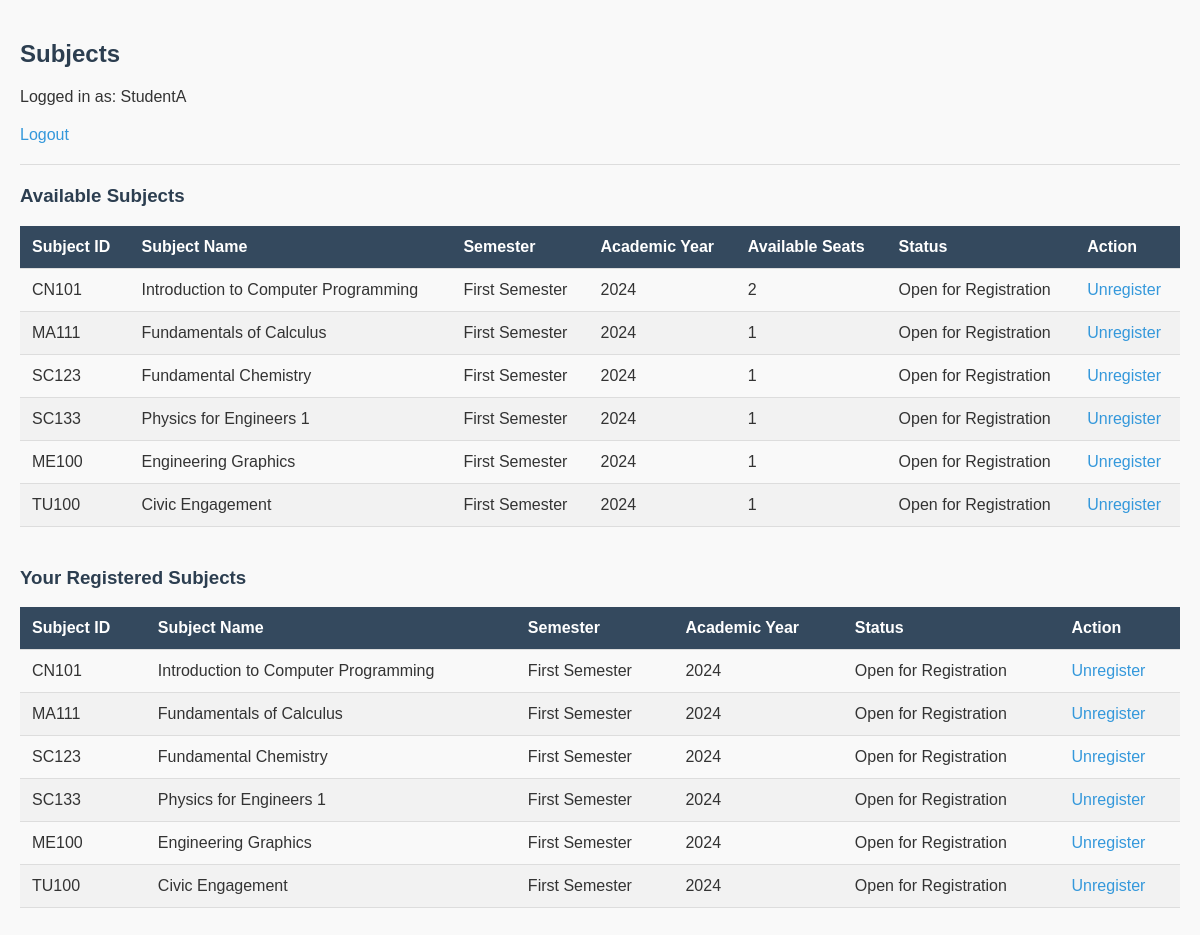
The page /user/subjects/ (signed in) on the database as committed earlier.
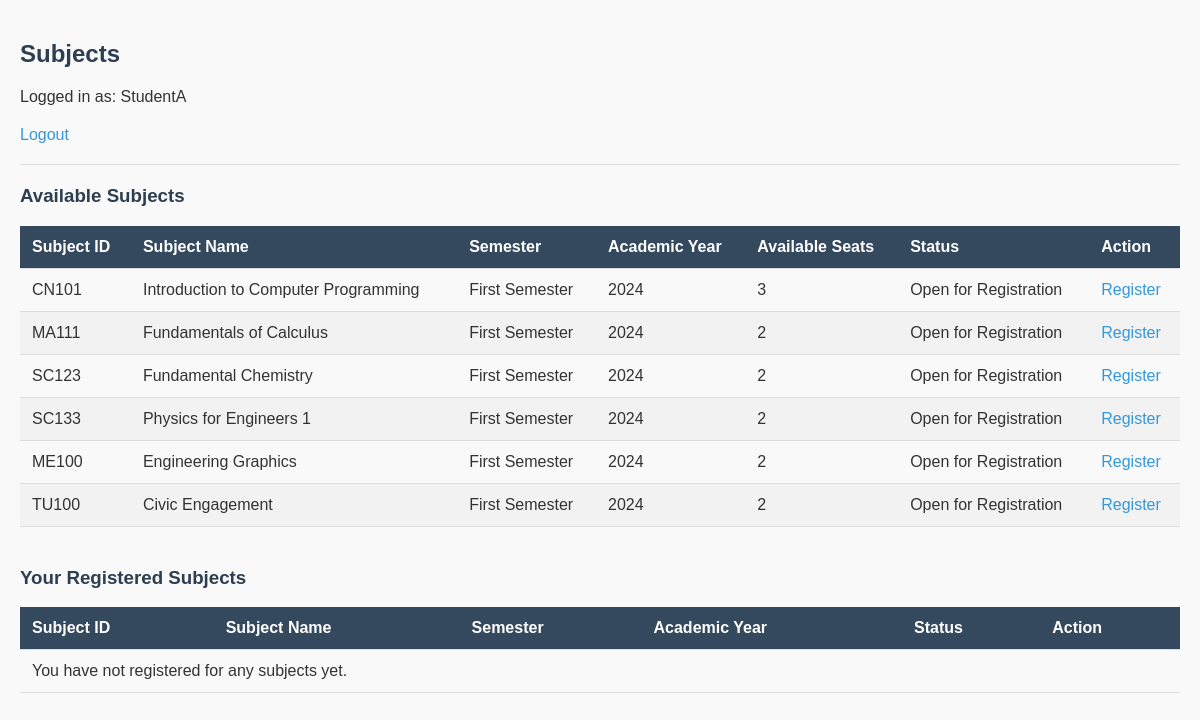
The same page on the database as committed later.
### subjectreg/models.py (models this page shows, shortened)
class Subject(models.Model):
    SEMESTER_CHOICES = [
        ('1', 'First Semester'),
        ('2', 'Second Semester'),
        ('3', 'Summer Semester'),
    ]
    subject_id = models.CharField(max_length=10, unique=True)
    name = models.CharField(max_length=100)
    semester = models.CharField(max_length=1, choices=SEMESTER_CHOICES)
    academic_year = models.CharField(max_length=9)
    max_students = models.PositiveIntegerField()
    open_for_registration = models.BooleanField(default=True)

### user/views.py (the view)
# urls.py: path('subjects/', views.subject_list, name='subject_list'),
@login_required
def subject_list(request):
    subjects = Subject.objects.all()  # Remove the filter to show all subjects
    user_subjects = UserSubject.objects.filter(user=request.user)
    registered_subjects = [us.subject for us in user_subjects]
    return render(request, 'subject_list.html', {
        'subjects': subjects,
        'registered_subjects': registered_subjects
    })

### user/templates/subject_list.html (shortened to what this page needs)
<!DOCTYPE html>
<html lang="en">
<head>
</head>
<body>
    <h2>Subjects</h2>
    <p>Logged in as: {{ request.user.username }}</p>
    <a href="{% url 'user_logout' %}">Logout</a>
    <hr>
    <h3>Available Subjects</h3>
    <table>
        <thead>
            <tr>
                <th>Subject ID</th>
                <th>Subject Name</th>
                <th>Semester</th>
                <th>Academic Year</th>
                <th>Available Seats</th>
                <th>Status</th>
                <th>Action</th>
            </tr>
        </thead>
        <tbody>
            {% for subject in subjects %}
            <tr>
                <td>{{ subject.subject_id }}</td>
                <td>{{ subject.name }}</td>
                <td>{{ subject.get_semester_display }}</td>
                <td>{{ subject.academic_year }}</td>
                <td>{{ subject.max_students }}</td>
                <td>
                    {% if subject.max_students > 0 %}
                    Open for Registration
                    {% else %}
                    Full
                    {% endif %}
                </td>
                <td>
                    {% if subject in registered_subjects %}
                    <a href="{% url 'unregister_subject' subject.id %}">Unregister</a>
                    {% elif subject.max_students > 0 %}
                    <a href="{% url 'register_subject' subject.id %}">Register</a>
                    {% else %}
                    <button disabled>Registration Closed</button>
                    {% endif %}
                </td>
            </tr>
            {% endfor %}
        </tbody>
    </table>
    <h3>Your Registered Subjects</h3>
    <table>
        <thead>
            <tr>
                <th>Subject ID</th>
                <th>Subject Name</th>
                <th>Semester</th>
                <th>Academic Year</th>
                <th>Status</th>
                <th>Action</th>
            </tr>
        </thead>
        <tbody>
            {% if registered_subjects %}
            {% for subject in registered_subjects %}
            <tr>
                <td>{{ subject.subject_id }}</td>
                <td>{{ subject.name }}</td>
                <td>{{ subject.get_semester_display }}</td>
                <td>{{ subject.academic_year }}</td>
                <td>
                    {% if subject.max_students > 0 %}
                    Open for Registration
                    {% else %}
                    Full
                    {% endif %}
                </td>
                <td>
                    <a href="{% url 'unregister_subject' subject.id %}">Unregister</a>
                </td>
            </tr>
            {% endfor %}
            {% else %}
            <tr>
                <td colspan="6">You have not registered for any subjects yet.</td>
            </tr>
            {% endif %}
        </tbody>
    </table>
</body>
</html>

Rows that differ between the two databases and show on the page:
no longer on one of the page's lists (row edited): Subject: subject_id "CN101", name "Introduction to Computer Programming", semester "First Semester", academic_year "2024"
no longer on one of the page's lists (row edited): Subject: subject_id "MA111", name "Fundamentals of Calculus", semester "First Semester", academic_year "2024"
no longer on one of the page's lists (row edited): Subject: subject_id "SC123", name "Fundamental Chemistry", semester "First Semester", academic_year "2024"
no longer on one of the page's lists (row edited): Subject: subject_id "SC133", name "Physics for Engineers 1", semester "First Semester", academic_year "2024"
no longer on one of the page's lists (row edited): Subject: subject_id "ME100", name "Engineering Graphics", semester "First Semester", academic_year "2024"
no longer on one of the page's lists (row edited): Subject: subject_id "TU100", name "Civic Engagement", semester "First Semester", academic_year "2024"
changed Subject "CN101": max_students "2" → "3"; now shows "Register"; no longer shows "Unregister"
changed Subject "MA111": max_students "1" → "2"; now shows "Register"; no longer shows "Unregister"
changed Subject "SC123": max_students "1" → "2"; now shows "Register"; no longer shows "Unregister"
changed Subject "SC133": max_students "1" → "2"; now shows "Register"; no longer shows "Unregister"
changed Subject "ME100": max_students "1" → "2"; now shows "Register"; no longer shows "Unregister"
changed Subject "TU100": max_students "1" → "2"; now shows "Register"; no longer shows "Unregister"
Other text that changed with them:
text now shown: "You have not registered for any subjects yet."
